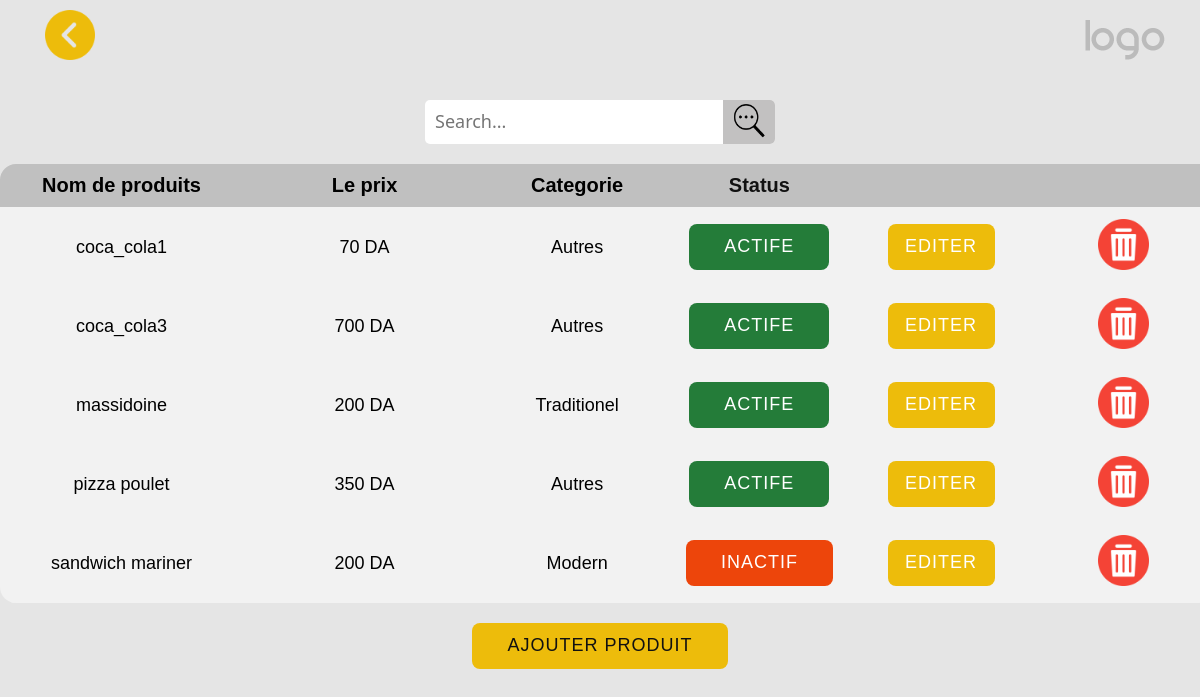
Page /editer-products on the committed database.
### main/models.py (models this page shows, shortened)
class Products(models.Model):
    prodCatChoices = [
        ('1', 'Traditionel'),
        ('2', 'Modern'),
        ('3', 'Boissant')
    ]
    prodName = models.CharField(max_length=30,null=False,help_text='entrer le nom de produit',verbose_name='nom de produit')
    prodPrix = models.IntegerField(null=False,help_text='prix de produit',verbose_name='prix de produit')
    prodCat = models.IntegerField(choices=prodCatChoices,null=False,help_text='choisit la categorie de ce produit',verbose_name='categorie de produit')
    isActive = models.BooleanField(help_text='activer ou desactiver ce produit', verbose_name='status de produit',default=True)
    img=models.ImageField(default='default.jpg',upload_to='profile_pics')
    deleted=models.BooleanField(default=False)

### main/views.py (the view)
# urls.py: path('editer-products', editProdsView, name='editer-products'),
def editProdsView(request):
    context = {}
    prods = Products.objects.all().order_by('prodName')
    context['products'] = prods
    context['catList'] = ['Traditionel', 'Modern', 'Autres']
    if 'act-dis' in request.POST:
        prod = Products.objects.get(id=request.POST['act-dis'])
        prod.isActive = not prod.isActive
        prod.save()
    return render(request,"main/products2.html",context)

### main/templates/main/products2.html (shortened to what this page needs)
<!DOCTYPE html>
<html style="font-size: 16px;" lang="en"><head>
    {% load static %}
    <link rel="stylesheet" href="{% static 'products2.css' %}" media="screen">
    <link rel="stylesheet" href="{% static 'header.css' %}" media="screen">
  </head>
  <body>
  {% include 'header.html' %}
    <section class="u-clearfix u-grey-10 u-section-1" id="sec-9891">
      <div class="u-clearfix u-sheet u-sheet-1">
      <div class="div_searsh">
        <form class="form_search" onsubmit="event.preventDefault();">
          <input type="search" id="query_search" name="q" placeholder="Search..." class="search" required oninput="search_func(this)">
          <button class="icon-button" onclick="void(0);" >
            <img class="icon-searsh" src="/static/img/search.png" />
         </button>
        </form>
      </div>
        <div class="u-table u-table-responsive u-table-1">
          <table class="u-table-entity">
            <colgroup>
              <col width="20%">
              <col width="20%">
              <col width="15%">
              <col width="15%">
              <col width="15%">
              <col width="15%">
            </colgroup>
            <thead class="u-align-center u-grey-25 u-table-header u-text-black u-table-header-1">
              <tr style="height: 6px;">
                <th class="u-table-cell"><span class="u-text-black">Nom de produits</span></th>
                <th class="u-table-cell">Le prix</th>
                <th class="u-table-cell">Categorie<br></th>
                <th class="u-grey-25 u-table-cell u-table-cell-4">Status</th>
                <th class="u-grey-25 u-table-cell u-table-cell-5"></th>
                <th class="u-grey-25 u-table-cell u-table-cell-5"></th>
              </tr>
            </thead>
            <tbody class="u-align-center u-grey-5 u-table-body u-text-black u-table-body-1" id="prods_list">
              {% for prod in products %}
              {% if prod.deleted == False %}
              <tr style="height: 60px;" id="prod_{{prod.id}}">
                <td class="u-border-1 u-border-grey-5 u-border-no-left u-border-no-right u-table-cell">{{prod.prodName}}</td>
                <td class="u-border-1 u-border-grey-5 u-border-no-left u-border-no-right u-table-cell">{{prod.prodPrix}} DA<br>
                </td>
                <td class="u-border-1 u-border-grey-5 u-border-no-left u-border-no-right u-table-cell">
                  {% for cat in catList %}
                    {% if forloop.counter == prod.prodCat %}
                      {{cat}}
                    {% endif %}
                  {% endfor %}
                  <br>
                </td>
                <td class="u-border-1 u-border-grey-5 u-border-no-left u-border-no-right u-table-cell">
                  <form method="post">{% csrf_token %}
                    {% if not prod.isActive %}
                      <button  type="submit"  name="act-dis" value="{{prod.id}}" class="u-border-2 u-border-grey-75 u-btn u-btn-round u-button-style u-custom-color-1 u-hover-custom-color-2 u-radius-8 u-text-body-alt-color u-text-hover-white u-btn-4 activer_button"  style="background-color: #ed450b ; color : white">inactif<br></button>
                    {% else %}
                      <button  type="submit"  name="act-dis" value="{{prod.id}}" class="u-border-2 u-border-grey-75 u-btn u-btn-round u-button-style u-custom-color-1 u-hover-custom-color-2 u-radius-8 u-text-body-alt-color u-text-hover-white u-btn-4 disactiver_button" style="background-color: #247c39; color : white" >Actife<br></button>
                      {% endif %}
                  </form>
                </td>
                <td class="u-border-1 u-border-grey-5 u-border-no-left u-border-no-right u-table-cell">
                  <form method="post" action="ajouterEditer-product">{% csrf_token %}
                    <button  type="submit"  name="editPrd" value="{{prod.id}}" class="u-btn u-btn-round u-button-style u-hover-palette-1-dark-1 u-palette-1-base u-radius-8 u-btn-5" style="background-color: #edbc0b;">Editer</button>
                  </form>
                </td>
                <td class="u-border-1 u-border-grey-5 u-border-no-left u-border-no-right u-table-cell">
                  <form method="post"  action="delete_product">{% csrf_token %}
                    <button value="{{prod.id}}" onclick="deleProd(this.value)" type="button" class="icon-button2"><img class="icon-supprime" src="/static/img/3687412.png"/></button>
                  </form >
                </td>
              </tr>
               {% endif %}
              {% endfor %}
            </tbody>
          </table>
        </div>
        <a href="ajouterEditer-product"><div class="text-center"><button class="u-border-2 u-border-grey-75 u-btn u-btn-round u-button-style u-custom-color-1 u-hover-custom-color-2 u-radius-8 u-text-body-alt-color u-text-hover-white u-btn-4 ajouter_button" type="submit" name="button_ajouter" >Ajouter Produit</button></div></a>
      </div>
    </section>
</body></html>

### main/templates/main/products2.html (style rules this page uses)
.form_search { background-color: white; width: 350px; height: 44px; border-radius: 5px; display: flex; flex-direction: row; justify-content: center; margin: auto; }
.search { all: unset; font: 18px system-ui; color: rgb(0, 0, 0); height: 50%; width: 80%; padding: 10px 10px; }
.icon-button { border-radius: 0px 5px 5px 0 ; background-color: rgb(194, 193, 193); height: 100%; width: 15%; font-size: 1em; border: 0px; cursor: pointer; }
.icon-searsh { width: 90%; height: 90%; }
.u-section-1 .u-table-1 { max-height: 800px; width: 1215px; margin: 20px auto ; overflow: auto; }
.div_searsh { margin: 20px; }

### rows in the picture
Products: prodName "coca_cola1", prodPrix "70", catList "Autres", {{ prod.id }} 15 (drawn), deleted False (drawn)
Products: prodName "coca_cola3", prodPrix "700", catList "Autres", {{ prod.id }} 17 (drawn), deleted False (drawn)
Products: prodName "massidoine", prodPrix "200", catList "Traditionel", {{ prod.id }} 12 (drawn), deleted False (drawn)
Products: prodName "pizza poulet", prodPrix "350", catList "Autres", {{ prod.id }} 10 (drawn), deleted False (drawn)
Products: prodName "sandwich mariner", prodPrix "200", catList "Modern", {{ prod.id }} 11 (drawn), deleted False (drawn)
